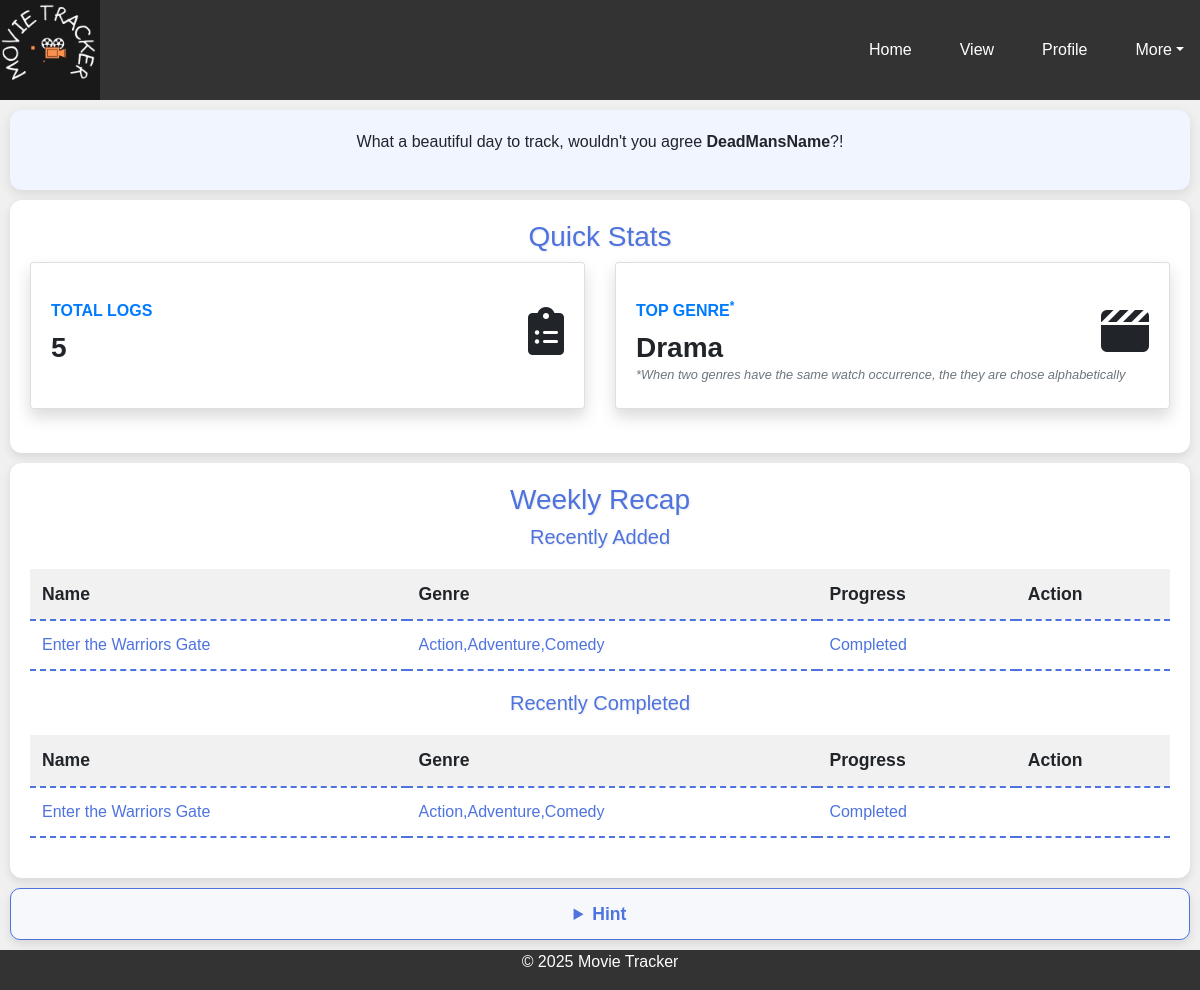
The page /dashboard (signed in) on the database its author committed.
### Tracker/models.py (models this page shows, shortened)
class User(db.Model, UserMixin):
    __tablename__= "user"
    names = db.Column(db.String(255), nullable=False)
    username = db.Column(db.String(100), primary_key=True)
    password = db.Column(db.String(255), nullable=False)
    email = db.Column(db.String(255), nullable=False, unique=True, default='abc@gmail.com')
    movie = db.relationship('Movie', back_populates='user', uselist=False, cascade="all, delete-orphan")

class Movie(db.Model):
    __tablename__="movie"
    id = db.Column(db.Integer, primary_key=True, autoincrement=True)
    username = db.Column(db.String(50), db.ForeignKey('user.username', ondelete='CASCADE', onupdate='CASCADE', name='movie_owner_username'), nullable=False)
    name = db.Column(db.String(255), nullable=False)
    plot = db.Column(db.String(255))
    release = db.Column(db.DateTime)
    rate = db.Column(db.String(255))
    added = db.Column(db.DateTime, server_default=db.func.now(), nullable=False)
    genre = db.Column(db.String(255), nullable=False)
    progress = db.Column(db.String(255), nullable=False)
    repeat = db.Column(db.String(255))
    finish = db.Column(db.DateTime)
    start = db.Column(db.DateTime)
    notes = db.Column(db.String(255))
    user = db.relationship('User', back_populates='movie')

### Tracker/routes.py (the view)
    @app.route('/dashboard', methods=['GET'])
    @login_required
    def dashboard():
        one_week_ago = datetime.now() - timedelta(weeks=1)
        user = current_user.username
        movies = Movie.query.filter_by(username=user).count()
        all_movies = Movie.query.filter_by(username=user).all()
        all_genres = []
        for movie in all_movies:
            if movie.genre:
                genres = [g.strip() for g in movie.genre.split(',')]
                all_genres.extend(genres)
        genre_counts = Counter(all_genres)
        genre_name = genre_counts.most_common(1)[0][0] if genre_counts else None
        recent_add = (
            Movie.query.filter_by(username=user)
            .filter(Movie.added >= one_week_ago)
            .limit(3)
            .all()
        )
        watch = (
            Movie.query.filter_by(username=user)
            .filter(Movie.progress == 'Completed', Movie.finish >= one_week_ago)
            .limit(3)
            .all()
        )
        return render_template(
            'dashboard.html',
            movies=movies,
            genre_name=genre_name,
            user=user,
            recent_add=recent_add,
            watch=watch
        )

### Tracker/__init__.py (called while the page is built)
def create_app():
    app = Flask(__name__)
    app.config.from_object('Tracker.config.Config')
    db.init_app(app)
    migrate.init_app(app, db)
    login_manager = LoginManager(app)
    login_manager.login_view = 'login'
    from Tracker.models import User
    from .routes import register_routes
    @login_manager.user_loader
    def load_user(username):
        return User.query.get(username)
    with app.app_context():
        db.create_all()
    register_routes(app)
    return app

### Tracker/Templates/dashboard.html (shortened to what this page needs)
{%extends 'base-2.html'%}
{%block head%}
    <link rel="stylesheet" href="{{ url_for('static', filename='CSS/dashboard.css') }}">
{%endblock%}
{%block content%}
<section id="welcome">
    <div>
        <p>What a beautiful day to track, wouldn't you agree <strong>{{user}}</strong>?!</p>
    </div>
</section>
<section id="stats">
    <h3>Quick Stats</h3>
        <div class="row">
            <div class="col-lg-6 col-md-6 mb-4">
                <div class="card border-left-primary shadow h-100 py-3">
                    <div class="card-body">
                        <div class="row no-gutters align-items-center">
                            <div class="col mr-2">
                                <div class="text-xs font-weight-bold text-primary text-uppercase mb-2">Total Logs</div>
                                <div class="h3 mb-0 font-weight-bold text-gray-800">{{ movies }}</div>
                            </div>
                            <div class="col-auto">
                                <i class="fas fa-clipboard-list fa-3x text-gray-300"></i>
                            </div>
                        </div>
                    </div>
                </div>
            </div>
            <div class="col-lg-6 col-md-6 mb-4">
                <div class="card border-left-primary shadow h-100 py-3">
                    <div class="card-body">
                        <div class="row no-gutters align-items-center">
                            <div class="col mr-2">
                                <div class="text-xs font-weight-bold text-primary text-uppercase mb-2">Top Genre<sup>*</sup></div>
                                <div class="h3 mb-0 font-weight-bold text-gray-800">
                                    {% if genre_name %}
                                        {{ genre_name }}
                                    {% else %}
                                        <p>You have yet to log</p>
                                    {% endif %}
                                </div>
                            </div>
                            <div class="col-auto">
                                <i class="fas fa-clapperboard fa-3x text-gray-300"></i>
                            </div>
                            <sub>*When two genres have the same watch occurrence, the they are chose alphabetically</sub>
                        </div>
                    </div>
                </div>
            </div>
        </div>
</section>
<section id="activity">
    <h3>Weekly Recap</h3>
    <div>
        <h5>Recently Added</h5>
        <table class="table-one">
            <thead>
                <tr>
                    <th>Name</th>
                    <th>Genre</th>
                    <th>Progress</th>
                    <th>Action</th>
                </tr>
            </thead>
            <tbody>
                {% if recent_add %}
                    {% for add in recent_add %}
                        <tr>
                            <td>{{ add.name }}</td>
                            <td>{{ add.genre }}</td>
                            <td>{{ add.progress }}</td>
                            <td></td>
                        </tr>
                    {% endfor %}
                {% else %}
                    <tr>
                        <td colspan="4" style="text-align: center;">No recent logs</td>
                    </tr>
                {% endif %}
            </tbody>
        </table>
    </div>
    <div>
        <h5>Recently Completed</h5>
        <table class="table-two">
            <thead>
                <tr>
                    <th>Name</th>
                    <th>Genre</th>
                    <th>Progress</th>
                    <th>Action</th>
                </tr>
            </thead>
            <tbody>
                {%if watch%}
                    {% for one in watch %}
                        <tr>
                            <td>{{one.name}}</td>
                            <td>{{one.genre}}</td>
                            <td>{{one.progress}}</td>
                            <td></td>
                        </tr>
                    {%endfor%}
                {% else %}
                    <tr>
                        <td colspan="4" style="text-align: center;">No recent log</td>
                    </tr>
                {% endif %}
            </tbody>
        </table>
    </div>
</section>
<section id="hint">
    <details>
        <summary>Hint</summary>
    </details>
</section>
{%endblock%}

### Tracker/Static/CSS/base-2.css (style rules this page uses)
body { background-color: #f0f0f0; font-family: 'Comic Sans MS', cursive, sans-serif; margin: 0; padding: 0; min-height: 100vh; display: flex; flex-direction: column; }

### Tracker/Static/CSS/dashboard.css (style rules this page uses)
h3, h5 { color: #4e73df; text-align: center; text-shadow: 1px 1px 2px rgba(0, 0, 0, 0.1); }
section { padding: 20px; margin: 10px; border-radius: 12px; background-color: #fff; box-shadow: 0 4px 10px rgba(0, 0, 0, 0.1); transition: transform 0.3s ease-in-out; }
#stats sub { font-size: 0.8rem; color: #6c757d; font-style: italic; margin-top: 0.5rem; }
#welcome { background-color: #f0f5ff; padding: 20px; border-radius: 12px; text-align: center; font-family: 'Cursive', sans-serif; box-shadow: 0 4px 12px rgba(0, 0, 0, 0.1); }
table { width: 100%; border-collapse: collapse; margin-top: 20px; margin-bottom: 20px; }
table th, table td { padding: 12px; text-align: left; border-bottom: 2px dashed #4e73df; font-size: 1.1rem; }
table th { background-color: #f1f1f1; font-weight: bold; }
table td { color: #4e73df; font-size: 1rem; }
#hint { text-align: center; font-size: 1rem; background-color: #f7f8fc; padding: 12px; border-radius: 10px; font-family: 'Cursive', sans-serif; border: 1px solid #4e73df; }
#hint details summary { cursor: pointer; color: #4e73df; font-weight: bold; font-size: 1.1rem; transition: color 0.2s ease-in-out; }

### rows shown on the page
User: username "DeadMansName"
Movie: name "Enter the Warriors Gate", genre "Action,Adventure,Comedy", progress "Completed"

### other values the page prints
{{ movies }} "5"
{{ genre_name }} "Drama"
